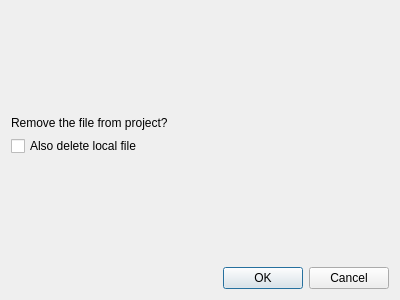
<?xml version="1.0" encoding="UTF-8"?>
<ui version="4.0">
 <class>RemoveFileDialog</class>
 <widget class="QDialog" name="RemoveFileDialog">
  <property name="geometry">
   <rect>
    <x>0</x>
    <y>0</y>
    <width>400</width>
    <height>300</height>
   </rect>
  </property>
  <property name="windowTitle">
   <string>Dialog</string>
  </property>
  <layout class="QVBoxLayout" name="verticalLayout">
   <item>
    <spacer name="verticalSpacer_2">
     <property name="orientation">
      <enum>Qt::Vertical</enum>
     </property>
     <property name="sizeHint" stdset="0">
      <size>
       <width>20</width>
       <height>40</height>
      </size>
     </property>
    </spacer>
   </item>
   <item>
    <widget class="QLabel" name="label">
     <property name="text">
      <string>Remove the file from project?</string>
     </property>
    </widget>
   </item>
   <item>
    <widget class="QCheckBox" name="checkBox">
     <property name="text">
      <string>Also delete local file</string>
     </property>
    </widget>
   </item>
   <item>
    <spacer name="verticalSpacer">
     <property name="orientation">
      <enum>Qt::Vertical</enum>
     </property>
     <property name="sizeHint" stdset="0">
      <size>
       <width>20</width>
       <height>40</height>
      </size>
     </property>
    </spacer>
   </item>
   <item>
    <widget class="QDialogButtonBox" name="buttonBox">
     <property name="orientation">
      <enum>Qt::Horizontal</enum>
     </property>
     <property name="standardButtons">
      <set>QDialogButtonBox::Cancel|QDialogButtonBox::Ok</set>
     </property>
    </widget>
   </item>
  </layout>
 </widget>
 <resources/>
 <connections>
  <connection>
   <sender>buttonBox</sender>
   <signal>accepted()</signal>
   <receiver>RemoveFileDialog</receiver>
   <slot>accept()</slot>
   <hints>
    <hint type="sourcelabel">
     <x>248</x>
     <y>254</y>
    </hint>
    <hint type="destinationlabel">
     <x>157</x>
     <y>274</y>
    </hint>
   </hints>
  </connection>
  <connection>
   <sender>buttonBox</sender>
   <signal>rejected()</signal>
   <receiver>RemoveFileDialog</receiver>
   <slot>reject()</slot>
   <hints>
    <hint type="sourcelabel">
     <x>316</x>
     <y>260</y>
    </hint>
    <hint type="destinationlabel">
     <x>286</x>
     <y>274</y>
    </hint>
   </hints>
  </connection>
 </connections>
</ui>
